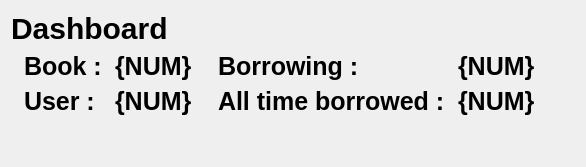
      <widget class="QWidget" name="Dashboard">
       <layout class="QVBoxLayout" name="verticalLayout_7">
        <item>
         <layout class="QVBoxLayout" name="verticalLayout_4">
          <item>
           <widget class="QLabel" name="label_10">
            <property name="sizePolicy">
             <sizepolicy hsizetype="Preferred" vsizetype="Fixed">
              <horstretch>0</horstretch>
              <verstretch>0</verstretch>
             </sizepolicy>
            </property>
            <property name="styleSheet">
             <string notr="true">font-size: 30px; font-weight: 600;</string>
            </property>
            <property name="text">
             <string>Dashboard</string>
            </property>
           </widget>
          </item>
          <item>
           <layout class="QHBoxLayout" name="horizontalLayout_8">
            <item>
             <widget class="QLabel" name="label_9">
              <property name="maximumSize">
               <size>
                <width>150</width>
                <height>150</height>
               </size>
              </property>
              <property name="text">
               <string/>
              </property>
              <property name="pixmap">
               <pixmap>../../assets/book.svg</pixmap>
              </property>
              <property name="scaledContents">
               <bool>true</bool>
              </property>
             </widget>
            </item>
            <item>
             <layout class="QGridLayout" name="gridLayout">
              <item row="1" column="0">
               <widget class="QLabel" name="label_8">
                <property name="styleSheet">
                 <string notr="true">font-size: 25px; font-weight: 600;</string>
                </property>
                <property name="text">
                 <string>User : </string>
                </property>
               </widget>
              </item>
              <item row="1" column="5">
               <widget class="QLabel" name="label_6">
                <property name="styleSheet">
                 <string notr="true">font-size: 25px; font-weight: 600;</string>
                </property>
                <property name="text">
                 <string>All time borrowed : </string>
                </property>
               </widget>
              </item>
              <item row="0" column="4">
               <spacer name="horizontalSpacer_6">
                <property name="orientation">
                 <enum>Qt::Horizontal</enum>
                </property>
                <property name="sizeType">
                 <enum>QSizePolicy::Fixed</enum>
                </property>
                <property name="sizeHint" stdset="0">
                 <size>
                  <width>20</width>
                  <height>20</height>
                 </size>
                </property>
               </spacer>
              </item>
              <item row="0" column="0">
               <widget class="QLabel" name="label_7">
                <property name="styleSheet">
                 <string notr="true">font-size: 25px; font-weight: 600;</string>
                </property>
                <property name="text">
                 <string>Book : </string>
                </property>
               </widget>
              </item>
              <item row="1" column="4">
               <spacer name="horizontalSpacer_7">
                <property name="orientation">
                 <enum>Qt::Horizontal</enum>
                </property>
                <property name="sizeType">
                 <enum>QSizePolicy::Fixed</enum>
                </property>
                <property name="sizeHint" stdset="0">
                 <size>
                  <width>20</width>
                  <height>20</height>
                 </size>
                </property>
               </spacer>
              </item>
              <item row="0" column="5">
               <widget class="QLabel" name="label_5">
                <property name="styleSheet">
                 <string notr="true">font-size: 25px; font-weight: 600;</string>
                </property>
                <property name="text">
                 <string>Borrowing : </string>
                </property>
               </widget>
              </item>
              <item row="1" column="1">
               <widget class="QLabel" name="labelD_UserCount">
                <property name="sizePolicy">
                 <sizepolicy hsizetype="Fixed" vsizetype="Preferred">
                  <horstretch>0</horstretch>
                  <verstretch>0</verstretch>
                 </sizepolicy>
                </property>
                <property name="styleSheet">
                 <string notr="true">font-size: 25px; font-weight: 600;</string>
                </property>
                <property name="text">
                 <string>{NUM}</string>
                </property>
               </widget>
              </item>
              <item row="0" column="1">
               <widget class="QLabel" name="labelD_BookCount">
                <property name="sizePolicy">
                 <sizepolicy hsizetype="Fixed" vsizetype="Preferred">
                  <horstretch>0</horstretch>
                  <verstretch>0</verstretch>
                 </sizepolicy>
                </property>
                <property name="styleSheet">
                 <string notr="true">font-size: 25px; font-weight: 600;</string>
                </property>
                <property name="text">
                 <string>{NUM}</string>
                </property>
               </widget>
              </item>
              <item row="1" column="6">
               <widget class="QLabel" name="labelD_AllTimeBorrowedCount">
                <property name="styleSheet">
                 <string notr="true">font-size: 25px; font-weight: 600;</string>
                </property>
                <property name="text">
                 <string>{NUM}</string>
                </property>
               </widget>
              </item>
              <item row="0" column="6">
               <widget class="QLabel" name="labelD_BorrowingCount">
                <property name="sizePolicy">
                 <sizepolicy hsizetype="Fixed" vsizetype="Preferred">
                  <horstretch>0</horstretch>
                  <verstretch>0</verstretch>
                 </sizepolicy>
                </property>
                <property name="styleSheet">
                 <string notr="true">font-size: 25px; font-weight: 600;</string>
                </property>
                <property name="text">
                 <string>{NUM}</string>
                </property>
               </widget>
              </item>
             </layout>
            </item>
            <item>
             <spacer name="horizontalSpacer_5">
              <property name="orientation">
               <enum>Qt::Horizontal</enum>
              </property>
              <property name="sizeHint" stdset="0">
               <size>
                <width>40</width>
                <height>20</height>
               </size>
              </property>
             </spacer>
            </item>
           </layout>
          </item>
         </layout>
        </item>
        <item>
         <spacer name="verticalSpacer_2">
          <property name="orientation">
           <enum>Qt::Vertical</enum>
          </property>
          <property name="sizeHint" stdset="0">
           <size>
            <width>20</width>
            <height>40</height>
           </size>
          </property>
         </spacer>
        </item>
       </layout>
      </widget>
